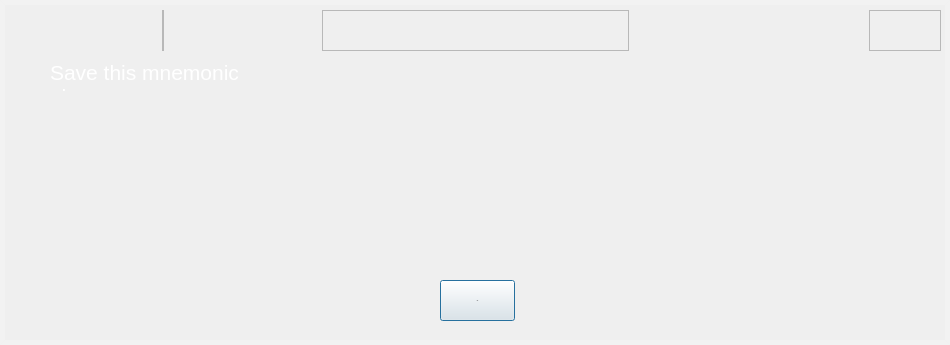
<?xml version="1.0" encoding="UTF-8"?>
<ui version="4.0">
 <class>Dialog</class>
 <widget class="QDialog" name="Dialog">
  <property name="geometry">
   <rect>
    <x>0</x>
    <y>0</y>
    <width>950</width>
    <height>345</height>
   </rect>
  </property>
  <property name="minimumSize">
   <size>
    <width>950</width>
    <height>345</height>
   </size>
  </property>
  <property name="maximumSize">
   <size>
    <width>950</width>
    <height>345</height>
   </size>
  </property>
  <property name="windowTitle">
   <string>Dialog</string>
  </property>
  <property name="windowIcon">
   <iconset resource="res_rc.qrc">
    <normaloff>:/icon/icons/icon.ico</normaloff>:/icon/icons/icon.ico</iconset>
  </property>
  <property name="styleSheet">
   <string notr="true">background-color:#16191d;
QPushButton{background-color: rgba(0, 0, 0, 0);
font-size:28px;
color:white;
hover:{color:white;}
}
QPushButton:hover{
color:white;
border: 2px solid rgba(255,255,255,40);
border-radius:10px;
background-color: rgba(255,255,255,60);
}
border: 5px solid rgba(255,255,255,40);</string>
  </property>
  <property name="modal">
   <bool>true</bool>
  </property>
  <widget class="QPushButton" name="ok_btn">
   <property name="geometry">
    <rect>
     <x>440</x>
     <y>280</y>
     <width>75</width>
     <height>41</height>
    </rect>
   </property>
   <property name="font">
    <font>
     <family>MS Sans Serif</family>
     <pointsize>-1</pointsize>
    </font>
   </property>
   <property name="styleSheet">
    <string notr="true">QPushButton{background-color: rgba(0, 0, 0, 0);
font-size:28px;
color:white;
hover:{color:white;}
}
QPushButton:hover{
color:white;
border: 2px solid rgba(255,255,255,40);
border-radius:10px;
background-color: rgba(255,255,255,60);
}</string>
   </property>
   <property name="text">
    <string>OK</string>
   </property>
  </widget>
  <widget class="QLabel" name="mnemo_label">
   <property name="geometry">
    <rect>
     <x>50</x>
     <y>110</y>
     <width>841</width>
     <height>161</height>
    </rect>
   </property>
   <property name="font">
    <font>
     <family>MS Sans Serif</family>
     <pointsize>16</pointsize>
     <hintingpreference>PreferDefaultHinting</hintingpreference>
    </font>
   </property>
   <property name="styleSheet">
    <string notr="true">color:yellow;</string>
   </property>
   <property name="text">
    <string/>
   </property>
   <property name="alignment">
    <set>Qt::AlignLeading|Qt::AlignLeft|Qt::AlignTop</set>
   </property>
   <property name="wordWrap">
    <bool>true</bool>
   </property>
  </widget>
  <widget class="QLabel" name="label_2">
   <property name="geometry">
    <rect>
     <x>50</x>
     <y>60</y>
     <width>241</width>
     <height>31</height>
    </rect>
   </property>
   <property name="font">
    <font>
     <family>MS Sans Serif</family>
     <pointsize>16</pointsize>
     <hintingpreference>PreferDefaultHinting</hintingpreference>
    </font>
   </property>
   <property name="styleSheet">
    <string notr="true">color:white;</string>
   </property>
   <property name="text">
    <string>Save this mnemonic phrase:</string>
   </property>
   <property name="alignment">
    <set>Qt::AlignLeading|Qt::AlignLeft|Qt::AlignTop</set>
   </property>
   <property name="wordWrap">
    <bool>true</bool>
   </property>
  </widget>
  <widget class="QFrame" name="frame">
   <property name="geometry">
    <rect>
     <x>0</x>
     <y>0</y>
     <width>950</width>
     <height>345</height>
    </rect>
   </property>
   <property name="styleSheet">
    <string notr="true">#frame{border: 5px solid rgba(255,255,255,40);}</string>
   </property>
   <property name="frameShape">
    <enum>QFrame::StyledPanel</enum>
   </property>
   <property name="frameShadow">
    <enum>QFrame::Raised</enum>
   </property>
   <widget class="QWidget" name="headerContainer" native="true">
    <property name="geometry">
     <rect>
      <x>10</x>
      <y>10</y>
      <width>931</width>
      <height>41</height>
     </rect>
    </property>
    <property name="styleSheet">
     <string notr="true">background-color:#ffff;</string>
    </property>
    <layout class="QHBoxLayout" name="horizontalLayout_5">
     <item alignment="Qt::AlignHCenter">
      <widget class="QFrame" name="frame_7">
       <property name="frameShape">
        <enum>QFrame::StyledPanel</enum>
       </property>
       <property name="frameShadow">
        <enum>QFrame::Raised</enum>
       </property>
       <layout class="QHBoxLayout" name="horizontalLayout_6">
        <property name="spacing">
         <number>0</number>
        </property>
        <property name="leftMargin">
         <number>0</number>
        </property>
        <property name="topMargin">
         <number>0</number>
        </property>
        <property name="rightMargin">
         <number>0</number>
        </property>
        <property name="bottomMargin">
         <number>0</number>
        </property>
       </layout>
      </widget>
     </item>
     <item>
      <widget class="QFrame" name="frame_6">
       <property name="frameShape">
        <enum>QFrame::StyledPanel</enum>
       </property>
       <property name="frameShadow">
        <enum>QFrame::Raised</enum>
       </property>
      </widget>
     </item>
     <item alignment="Qt::AlignRight">
      <widget class="QFrame" name="frame_8">
       <property name="frameShape">
        <enum>QFrame::StyledPanel</enum>
       </property>
       <property name="frameShadow">
        <enum>QFrame::Raised</enum>
       </property>
       <layout class="QHBoxLayout" name="horizontalLayout_4">
        <property name="leftMargin">
         <number>0</number>
        </property>
        <property name="topMargin">
         <number>0</number>
        </property>
        <property name="rightMargin">
         <number>0</number>
        </property>
        <property name="bottomMargin">
         <number>0</number>
        </property>
        <item>
         <widget class="QPushButton" name="hide_btn">
          <property name="styleSheet">
           <string notr="true">border:none;</string>
          </property>
          <property name="text">
           <string/>
          </property>
          <property name="icon">
           <iconset resource="res_rc.qrc">
            <normaloff>:/icon/icons/minus.svg</normaloff>:/icon/icons/minus.svg</iconset>
          </property>
          <property name="iconSize">
           <size>
            <width>24</width>
            <height>24</height>
           </size>
          </property>
         </widget>
        </item>
        <item>
         <widget class="QPushButton" name="close_btn">
          <property name="styleSheet">
           <string notr="true">border:none;</string>
          </property>
          <property name="text">
           <string/>
          </property>
          <property name="icon">
           <iconset resource="res_rc.qrc">
            <normaloff>:/icon/icons/x.svg</normaloff>:/icon/icons/x.svg</iconset>
          </property>
          <property name="iconSize">
           <size>
            <width>24</width>
            <height>24</height>
           </size>
          </property>
         </widget>
        </item>
       </layout>
      </widget>
     </item>
    </layout>
   </widget>
  </widget>
  <zorder>frame</zorder>
  <zorder>ok_btn</zorder>
  <zorder>mnemo_label</zorder>
  <zorder>label_2</zorder>
 </widget>
 <resources>
  <include location="res_rc.qrc"/>
 </resources>
 <connections/>
</ui>
